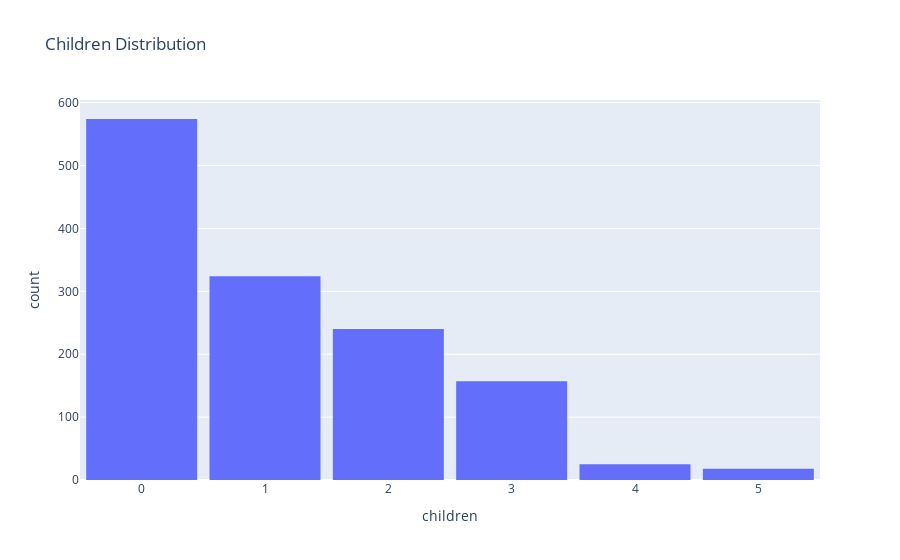

The notebook cell this image was saved under:
### Code cell
fig=px.histogram(df,x="children",title="Children Distribution")
fig.update_layout(bargap=0.1)
fig.show()

### Figure 1 — Plotly figure (JSON) as saved in the notebook; plotly's stock layout.template omitted (floating-point values rounded to 4 significant figures; data arrays with more than 128 entries replaced by an {"elided": "..."} marker saying what was removed)
{"data": [{"alignmentgroup": "True", "bingroup": "x", "hovertemplate": "children=%{x}<br>count=%{y}<extra></extra>", "legendgroup": "", "marker": {"color": "#636efa", "pattern": {"shape": ""}}, "name": "", "offsetgroup": "", "orientation": "v", "showlegend": false, "type": "histogram", "x": {"elided": "1338 int values"}, "xaxis": "x", "yaxis": "y"}], "layout": {"autosize": true, "bargap": 0.1, "barmode": "relative", "legend": {"tracegroupgap": 0}, "title": {"text": "Children Distribution"}, "xaxis": {"anchor": "y", "autorange": true, "domain": [0, 1], "range": [-0.5, 5.5], "title": {"text": "children"}, "type": "linear"}, "yaxis": {"anchor": "x", "autorange": true, "domain": [0, 1], "range": [0, 604.2], "title": {"text": "count"}}}}
